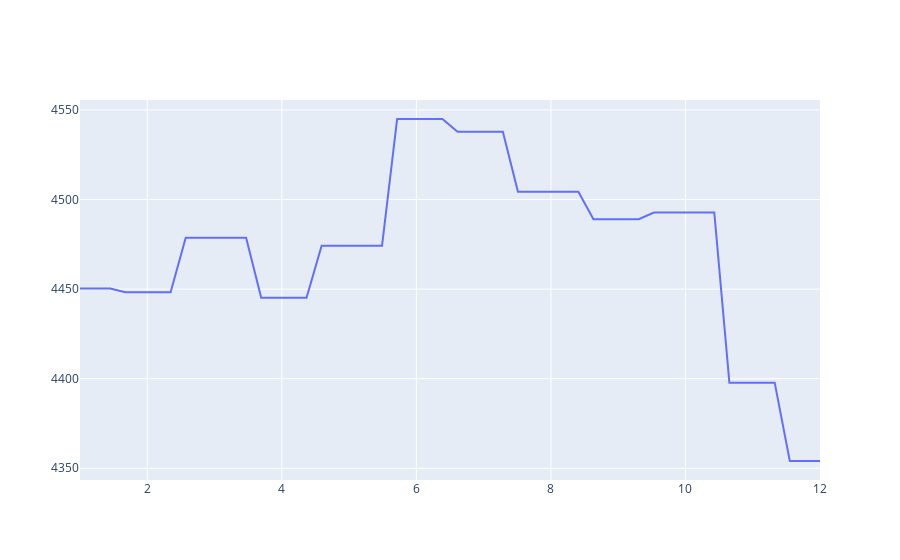

Notebook code cell kept with this figure:
### Code cell
import plotly.graph_objects as go
fig = go.Figure(data=go.Scatter(x=grid, y=y_pred))
fig.show()
